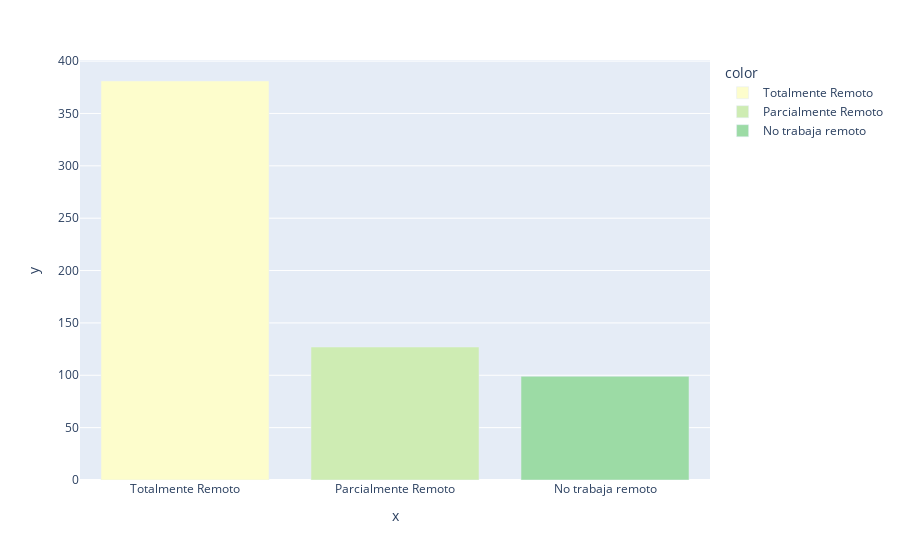

Write notebook code for a chart like this one.
### Markdown cell above
En este caso, podemos observar que hay muchos más casos de personas trabajando de forma totalmente remota que de forma parcial o presencial. Esto puede deberse a que en las posiciones de Data Scientist, la presencia física no es tan crucial, ya que se trata de posiciones que requieren principalmente conocimientos de negocio y habilidades en programación, así como la implementación de buenas prácticas.

### Code cell
remote_type=['Totalmente Remoto', 'Parcialmente Remoto', 'No trabaja remoto']
px.bar(x=['Totalmente Remoto', 'Parcialmente Remoto', 'No trabaja remoto'], y=df_salary['Ratio_remoto'].value_counts().values, color=remote_type, color_discrete_sequence=px.colors.sequential.deep )

### Figure 1 — Plotly figure (JSON) as saved in the notebook; plotly's stock layout.template omitted (floating-point values rounded to 4 significant figures)
{"data": [{"alignmentgroup": "True", "hovertemplate": "color=Totalmente Remoto<br>x=%{x}<br>y=%{y}<extra></extra>", "legendgroup": "Totalmente Remoto", "marker": {"color": "rgb(253, 253, 204)", "pattern": {"shape": ""}}, "name": "Totalmente Remoto", "offsetgroup": "Totalmente Remoto", "orientation": "v", "showlegend": true, "textposition": "auto", "type": "bar", "x": ["Totalmente Remoto"], "xaxis": "x", "y": [381], "yaxis": "y"}, {"alignmentgroup": "True", "hovertemplate": "color=Parcialmente Remoto<br>x=%{x}<br>y=%{y}<extra></extra>", "legendgroup": "Parcialmente Remoto", "marker": {"color": "rgb(206, 236, 179)", "pattern": {"shape": ""}}, "name": "Parcialmente Remoto", "offsetgroup": "Parcialmente Remoto", "orientation": "v", "showlegend": true, "textposition": "auto", "type": "bar", "x": ["Parcialmente Remoto"], "xaxis": "x", "y": [127], "yaxis": "y"}, {"alignmentgroup": "True", "hovertemplate": "color=No trabaja remoto<br>x=%{x}<br>y=%{y}<extra></extra>", "legendgroup": "No trabaja remoto", "marker": {"color": "rgb(156, 219, 165)", "pattern": {"shape": ""}}, "name": "No trabaja remoto", "offsetgroup": "No trabaja remoto", "orientation": "v", "showlegend": true, "textposition": "auto", "type": "bar", "x": ["No trabaja remoto"], "xaxis": "x", "y": [99], "yaxis": "y"}], "layout": {"barmode": "relative", "legend": {"title": {"text": "color"}, "tracegroupgap": 0}, "margin": {"t": 60}, "xaxis": {"anchor": "y", "domain": [0, 1], "title": {"text": "x"}}, "yaxis": {"anchor": "x", "domain": [0, 1], "title": {"text": "y"}}}}
